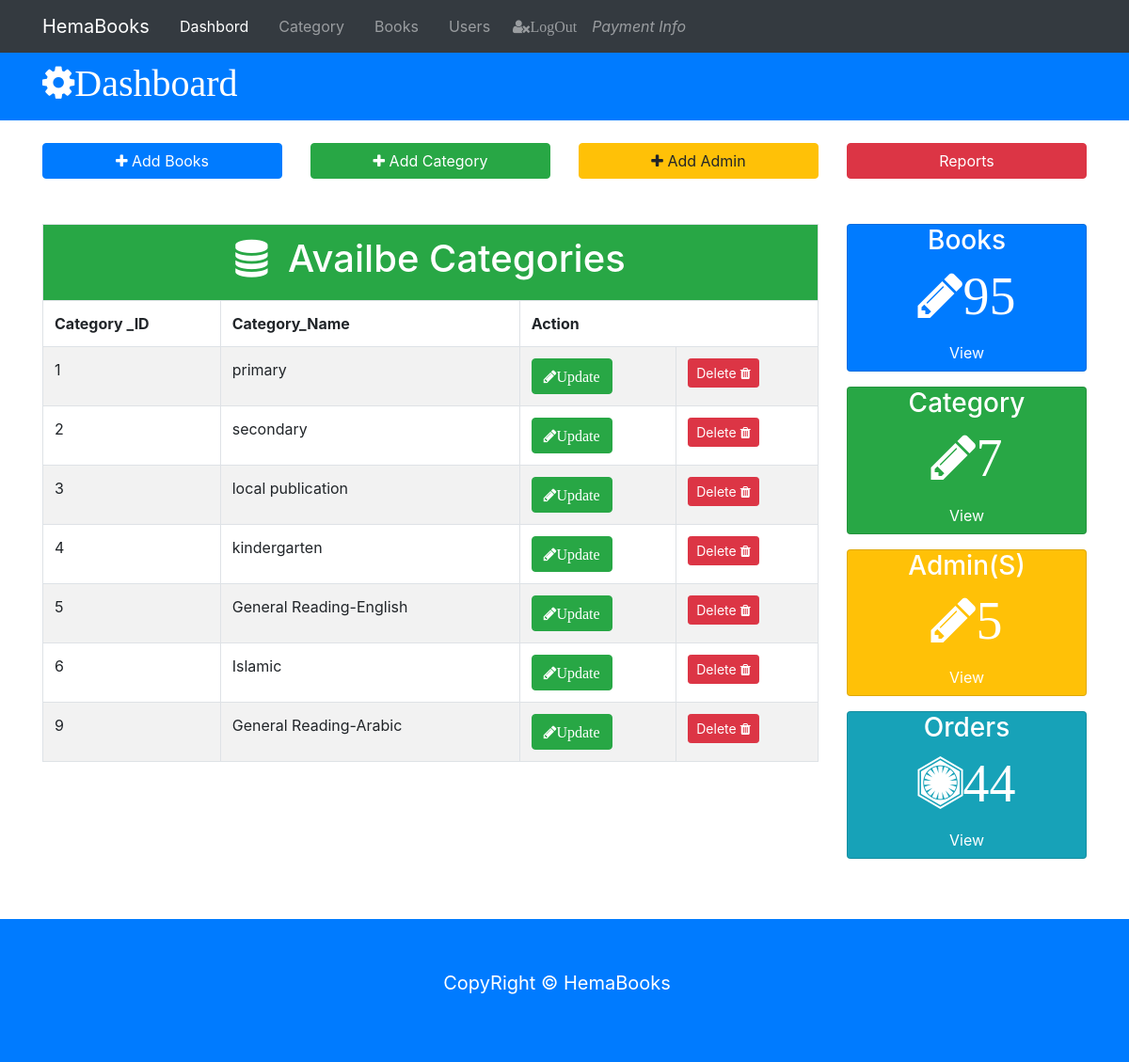
Screenshot of /Admin/index.php?category (signed in) with the database file from the repository.
### tables this page shows
CREATE TABLE `cetegories` (
  `category_id` int(11) NOT NULL,
  `name` varchar(200) DEFAULT NULL
);

### Admin/category.php (the view, shortened to what this page needs)
   <table class="table table-bordered table-striped">
  <tr>
    <td colspan="5" class="bg bg-success text-center" style="color: white;">
    <h1> <i class="fa fa-database"></i> &nbsp;Availbe Categories</h1></td>
  </tr>
  <tr>
    <th>Category _ID</th>
    <th>Category_Name</th>
    <th colspan="2">Action</th>
  </tr>
  <?php
  include('db.php');
  $sql="SELECT * FROM cetegories ";
        $query=mysqli_query($con, $sql);
          ?>
   <?php
   while($row=mysqli_fetch_array($query)) {?>
  <tr>
    <td><?php echo $row["category_id"]?></td>
     <td><?php echo $row["name"]?></td>
     <td>
<a href="upcat.php?up=<?php echo $row['category_id']; ?>" class="btn btn-success"><i class="fa fa-pencil">Update</i> </a>
      </div>
  </div>
</div>     </td>
     <td >
     <a href ="del_cat.php?cat=<?php echo $row['category_id']; ?>" class='btn btn-danger btn-sm' data-toggle='mode' > <span> Delete</span> <i class="fa fa-trash"></i> </a>
     </td>
  </tr>
<?php }?>
</body>
</html>

### Admin/index.php (shortened to what this page needs)
<!DOCTYPE html>
<html lang="en">
<head>
  <link rel="stylesheet" href="https://maxcdn.bootstrapcdn.com/bootstrap/4.1.0/css/bootstrap.min.css">
  <link rel="stylesheet" href="https://cdnjs.cloudflare.com/ajax/libs/font-awesome/4.7.0/css/font-awesome.min.css">
</head>
<body>
<nav class="navbar navbar-expand-sm  bg-dark navbar-dark">
  <div class="container">
   <a href="index.php" class="navbar-brand mr-3">HemaBooks</a>
   <div class="collapse navbar-collapse" id="mynav">
    <ul class="navbar-nav">
         <li class="nav-item px-2"><a href="index.php" class="nav-link active" >Dashbord</a></li>
        <li class="nav-item px-2"><a href="index.php?category" class="nav-link">Category</a></li>
         <li class="nav-item px-2"><a href="index.php?books" class="nav-link">Books</a></li>
        <li class="nav-item px-2"><a href="index.php?users" class="nav-link">Users</a></li>
    </ul>
   <ul class="navbar-nav">
    <li class="nav-item">
     <a href="LogOut.php" class="nav-link"><i class="fa fa-user-times">LogOut</i></a>
    </li>
    <li class="nav-item">
     <a href="index.php?payment" class="nav-link "><i class="">Payment Info</i></a>
    </li>
   </ul>
   </div>
  </div>
</nav>
<header class="bg-primary py-2 text-white" id="main_header">
  <div class="container">
   <div class="row">
    <div class="col-md-6">
     <h1 class=""><i class="fa fa-gear">Dashboard</i></h1>
    </div>
   </div>
  </div>
</header>
<section class="py-4 mb-4 bg-faded" id="sections">
 <div class="container">
  <div class="row">
  <div class="col-md-3">
  <a href="addbook.php" class="btn btn-primary btn-block " data-toggle="modal" data-target="#addbookmodel">
    <i class="fa fa-plus"></i>
    Add Books
  </a>
    </div>
   <div class="col-md-3">
  <a href="addcat.php" class="btn btn-success btn-block " data-toggle="modal" data-target="#addcategorymodel">
    <i class="fa fa-plus"></i>
    Add Category
  </a>
    </div>
    <div class="col-md-3">
  <a href="addbook.php" class="btn btn-warning btn-block " data-toggle="modal" data-target="#addusermodel">
    <i class="fa fa-plus"></i>
    Add Admin
  </a>
    </div>
     <div class="col-md-3">
  <a href="sales.php" class="btn btn-danger btn-block " data-toggle="modal" data-target="#reportmodel">
     Reports
  </a>
    </div>
  </div>
</section>
<section id=" books">
 <div class="container">
  <div class="row">
   <div class="col-md-9">
   <?php
   if(isset($_GET['category'])) {
    include ("category.php");
   }
include("db.php");
  $sql="SELECT COUNT(*) books FROM `books`";
  $result=mysqli_query($con,$sql);
  $row=mysqli_fetch_array($result);
  $sql1="SELECT COUNT(*) categories From `cetegories` ";
  $result1=mysqli_query($con,$sql1);
  $row1=mysqli_fetch_array($result1);
 $sql2="SELECT COUNT(*) admins From `admins` ";
  $result2=mysqli_query($con,$sql2);
  $row2=mysqli_fetch_array($result2);
 $sql3="SELECT COUNT(*) orders From `orders` ";
  $result3=mysqli_query($con,$sql3);
  $row3=mysqli_fetch_array($result3);
   ?>
   <div class="col-md-3" >
    <div class="card card-primary mb-3  text-center text-white" style="background-color: #007bff;">
    <div class="card-block">
      <h3>Books</h3>
      <h1 class="display-4"><i class=" fa fa-pencil"><?php echo $row['books']; ?></i></h1>
      <a href="index.php?books" class="btn btn-outine-secondary text-white">View</a>
    </div>
   </div>
   <div class="card card-success mb-3  text-center text-white" style="background-color: #28a745;">
    <div class="card-block">
      <h3>Category</h3>
      <h1 class="display-4"><i class=" fa fa-pencil"><?php echo $row1['categories']; ?></i></h1>
      <a href="index.php?category" class="btn btn-outine-secondary text-white">View</a>
    </div>
   </div>
   <div class="card card-warning mb-3  text-center text-white" style="background-color: #ffc107;">
    <div class="card-block">
      <h3>Admin(S)</h3>
      <h1 class="display-4"><i class=" fa fa-pencil"><?php echo $row2['admins']; ?></i></h1>
      <a href="index.php?users" class="btn btn-outine-secondary text-white">View</a>
    </div>
   </div>
      <div class="card card-info mb-3 bg-info  text-center text-white">
    <div class="card-block">
      <h3>Orders</h3>
      <h1 class="display-4"><i class=" fa fa-first-order"><?php echo $row3['orders']; ?></i></h1>
      <a href="index.php?view_orders" class="btn btn-outine-secondary text-white">View </a>
    </div>
   </div>
  </div>
<div class="text-center text-white bg-primary mt-5 p-5" id="mainfooter">
 <div class="container">
  <div class="row">
   <div class=" col">
    <p class="navbar-brand" >CopyRight &copy HemaBooks</p>
   </div>
  </div>
 </div>
</div>
</body>
</html>

### rows the page displays
cetegories: category_id "1", name "primary"
cetegories: category_id "2", name "secondary"
cetegories: category_id "3", name "local publication"
cetegories: category_id "4", name "kindergarten"
cetegories: category_id "5", name "General Reading-English"
cetegories: category_id "6", name "Islamic"
cetegories: category_id "9", name "General Reading-Arabic"

### other values shown
$row['books'] "95"
$row1['categories'] "7"
$row2['admins'] "5"
$row3['orders'] "44"
